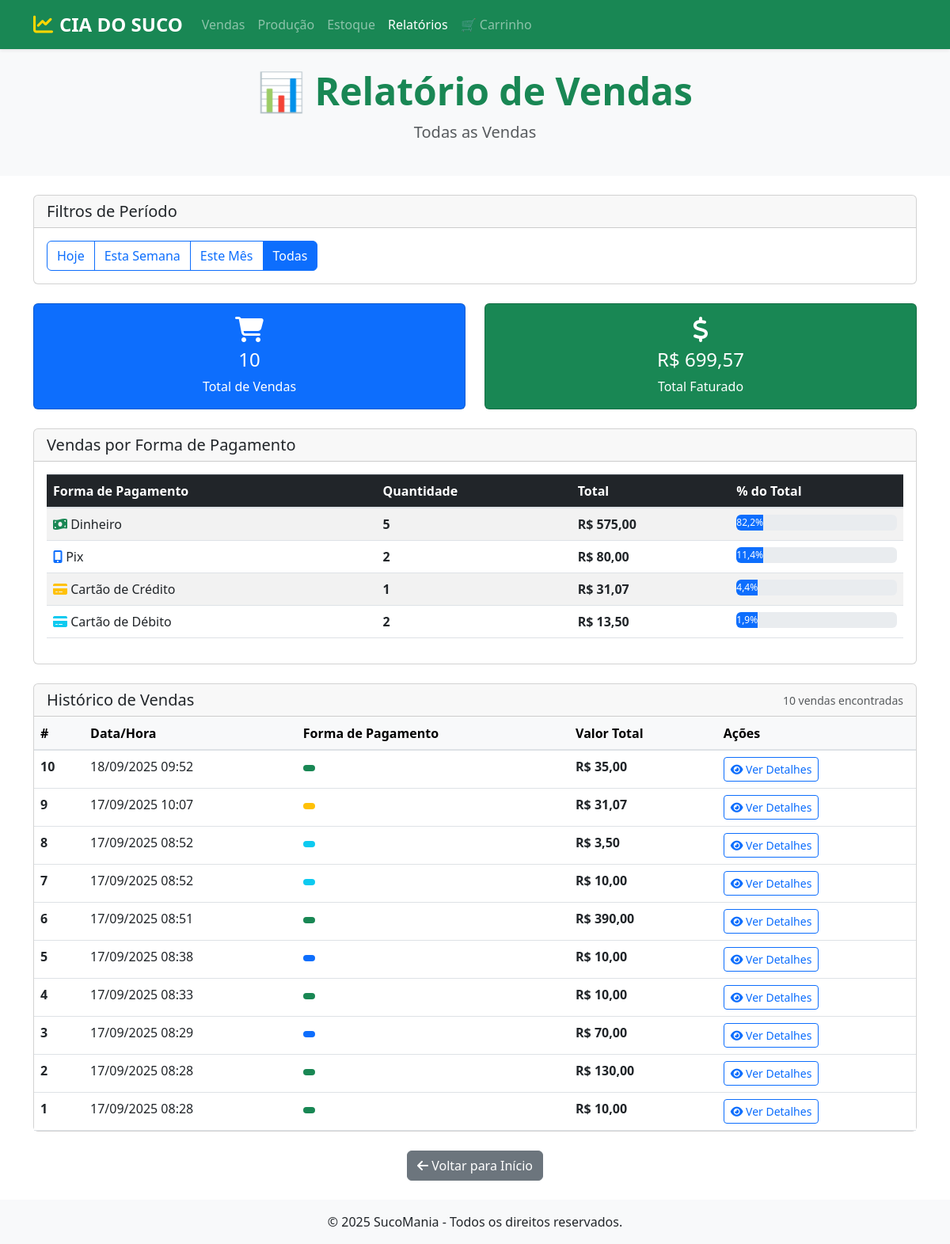
Page /relatorio/?periodo=todos on the committed database.
### sucos/models.py (models this page shows, shortened)
class Venda(models.Model):
    user = models.ForeignKey(User, on_delete=models.SET_NULL, null=True)
    data = models.DateTimeField()
    forma_pagamento = models.CharField(max_length=30)
    valor_total = models.DecimalField(max_digits=10, decimal_places=2)

### sucos/views.py (the view)
# urls.py: path('relatorio/', RelatorioView.as_view(), name = 'relatorio'),
class RelatorioView(TemplateView):
    template_name = 'relatorio.html'
    def get_context_data(self, **kwargs):
        context = super().get_context_data(**kwargs)
        hoje = timezone.now().date()
        periodo = self.request.GET.get('periodo', 'hoje')
        vendas = Venda.objects.all()
        if periodo == 'hoje':
            vendas = vendas.filter(data__date=hoje)
            titulo_periodo = "Hoje"
        elif periodo == 'semana':
            inicio_semana = hoje - timedelta(days=hoje.weekday())
            vendas = vendas.filter(data__date__gte=inicio_semana)
            titulo_periodo = "Esta Semana"
        elif periodo == 'mes':
            vendas = vendas.filter(data__year=hoje.year, data__month=hoje.month)
            titulo_periodo = "Este Mês"
        else:
            titulo_periodo = "Todas as Vendas"
        total_vendido = vendas.aggregate(total=Sum('valor_total'))['total'] or 0
        total_vendas = vendas.count()
        formas_pagamento = vendas.values('forma_pagamento').annotate(
            total=Sum('valor_total'),
            quantidade=Count('id')
        ).order_by('-total')
        for forma in formas_pagamento:
            if total_vendido > 0:
                forma['percentual'] = (forma['total'] / total_vendido) * 100
            else:
                forma['percentual'] = 0
            forma_nome = {
                'pix': 'Pix',
                'dinheiro': 'Dinheiro',
                'debito': 'Cartão de Débito',
                'credito': 'Cartão de Crédito'
            }.get(forma['forma_pagamento'], forma['forma_pagamento'])
            forma['nome'] = forma_nome
        context.update({
            'vendas': vendas.order_by('-data'),
            'total_vendido': total_vendido,
            'total_vendas': total_vendas,
            'formas_pagamento': formas_pagamento,
            'periodo': periodo,
            'titulo_periodo': titulo_periodo,
        })
        return context

### sucos/templates/relatorio.html (shortened to what this page needs)
{% extends 'venda.html' %}
{% block menu %}
<nav class="navbar navbar-expand-lg navbar-dark bg-success shadow-sm">
    <div class="container">
        <a class="navbar-brand d-flex align-items-center" href="{% url 'inicio' %}">
            <i class="fas fa-chart-line fa-lg me-2" style="color: #FFD700;"></i>
            <span class="fw-bold fs-4">CIA DO SUCO</span>
        </a>
        <div class="collapse navbar-collapse">
            <ul class="navbar-nav me-auto">
                <li class="nav-item"><a class="nav-link" href="{% url 'venda' %}">Vendas</a></li>
                <li class="nav-item"><a class="nav-link" href="{% url 'sucos-producao' %}">Produção</a></li>
                <li class="nav-item"><a class="nav-link" href="{% url 'estoque' %}">Estoque</a></li>
                <li class="nav-item"><a class="nav-link active" href="{% url 'relatorio' %}">Relatórios</a></li>
                <li class="nav-item"><a class="nav-link" href="{% url 'ver_carrinho' %}">🛒 Carrinho</a></li>
            </ul>
        </div>
    </div>
</nav>
<div class="bg-light py-4 text-center">
    <div class="container">
        <h1 class="display-5 text-success fw-bold">📊 Relatório de Vendas</h1>
        <p class="lead text-muted">{{ titulo_periodo }}</p>
    </div>
</div>
{% endblock %}
{% block conteudo %}
<div class="container my-4">
    <div class="card mb-4">
        <div class="card-header">
            <h5 class="mb-0">Filtros de Período</h5>
        </div>
        <div class="card-body">
            <div class="btn-group" role="group">
                <a href="?periodo=hoje" class="btn {% if periodo == 'hoje' %}btn-primary{% else %}btn-outline-primary{% endif %}">Hoje</a>
                <a href="?periodo=semana" class="btn {% if periodo == 'semana' %}btn-primary{% else %}btn-outline-primary{% endif %}">Esta Semana</a>
                <a href="?periodo=mes" class="btn {% if periodo == 'mes' %}btn-primary{% else %}btn-outline-primary{% endif %}">Este Mês</a>
                <a href="?periodo=todos" class="btn {% if periodo == 'todos' %}btn-primary{% else %}btn-outline-primary{% endif %}">Todas</a>
            </div>
        </div>
    </div>
    <div class="row mb-4">
        <div class="col-md-6">
            <div class="card text-center bg-primary text-white">
                <div class="card-body">
                    <i class="fas fa-shopping-cart fa-2x mb-2"></i>
                    <h4>{{ total_vendas }}</h4>
                    <p class="mb-0">Total de Vendas</p>
                </div>
            </div>
        </div>
        <div class="col-md-6">
            <div class="card text-center bg-success text-white">
                <div class="card-body">
                    <i class="fas fa-dollar-sign fa-2x mb-2"></i>
                    <h4>R$ {{ total_vendido|floatformat:2 }}</h4>
                    <p class="mb-0">Total Faturado</p>
                </div>
            </div>
        </div>
    </div>
    <div class="card mb-4">
        <div class="card-header">
            <h5 class="mb-0">Vendas por Forma de Pagamento</h5>
        </div>
        <div class="card-body">
            {% if formas_pagamento %}
                <div class="table-responsive">
                    <table class="table table-striped">
                        <thead class="table-dark">
                            <tr>
                                <th>Forma de Pagamento</th>
                                <th>Quantidade</th>
                                <th>Total</th>
                                <th>% do Total</th>
                            </tr>
                        </thead>
                        <tbody>
                            {% for forma in formas_pagamento %}
                            <tr>
                                <td>
                                    {% if forma.forma_pagamento == 'pix' %}
                                        <i class="fas fa-mobile-alt text-primary"></i> {{ forma.nome }}
                                    {% elif forma.forma_pagamento == 'dinheiro' %}
                                        <i class="fas fa-money-bill-wave text-success"></i> {{ forma.nome }}
                                    {% elif forma.forma_pagamento == 'debito' %}
                                        <i class="fas fa-credit-card text-info"></i> {{ forma.nome }}
                                    {% elif forma.forma_pagamento == 'credito' %}
                                        <i class="fas fa-credit-card text-warning"></i> {{ forma.nome }}
                                    {% else %}
                                        {{ forma.nome }}
                                    {% endif %}
                                </td>
                                <td><strong>{{ forma.quantidade }}</strong></td>
                                <td><strong>R$ {{ forma.total|floatformat:2 }}</strong></td>
                                <td>
                                    <div class="progress" style="height: 20px;">
                                        <div class="progress-bar"
                                             style="width: {{ forma.percentual|default:0 }}%;"
                                             role="progressbar">
                                            {{ forma.percentual|floatformat:1 }}%
                                        </div>
                                    </div>
                                </td>
                            </tr>
                            {% endfor %}
                        </tbody>
                    </table>
                </div>
            {% else %}
                <p class="text-muted text-center">Nenhuma venda encontrada para este período.</p>
            {% endif %}
        </div>
    </div>
    {% if vendas %}
    <div class="card">
        <div class="card-header d-flex justify-content-between align-items-center">
            <h5 class="mb-0">Histórico de Vendas</h5>
            <small class="text-muted">{{ total_vendas }} venda{{ total_vendas|pluralize:"s" }} encontrada{{ total_vendas|pluralize:"s" }}</small>
        </div>
        <div class="card-body p-0">
            <div class="table-responsive">
                <table class="table table-hover mb-0">
                    <thead class="table-light">
                        <tr>
                            <th>#</th>
                            <th>Data/Hora</th>
                            <th>Forma de Pagamento</th>
                            <th>Valor Total</th>
                            <th>Ações</th>
                        </tr>
                    </thead>
                    <tbody>
                        {% for venda in vendas %}
                        <tr>
                            <td><strong>{{ venda.id }}</strong></td>
                            <td>{{ venda.data|date:"d/m/Y H:i" }}</td>
                            <td>
                                <span class="badge
                                    {% if venda.forma_pagamento == 'pix' %}bg-primary
                                    {% elif venda.forma_pagamento == 'dinheiro' %}bg-success
                                    {% elif venda.forma_pagamento == 'debito' %}bg-info
                                    {% elif venda.forma_pagamento == 'credito' %}bg-warning
                                    {% else %}bg-secondary{% endif %}">
                                </span>
                            </td>
                            <td><strong>R$ {{ venda.valor_total|floatformat:2 }}</strong></td>
                            <td>
                                <button class="btn btn-sm btn-outline-primary"
                                        data-bs-toggle="modal"
                                        data-bs-target="#vendaModal{{ venda.id }}">
                                    <i class="fas fa-eye"></i> Ver Detalhes
                                </button>
                            </td>
                        </tr>
                        {% endfor %}
                    </tbody>
                </table>
            </div>
        </div>
    </div>
    {% endif %}
    <div class="mt-4 text-center">
        <a href="{% url 'inicio' %}" class="btn btn-secondary">
            <i class="fas fa-arrow-left"></i> Voltar para Início
        </a>
    </div>
</div>
{% endblock %}

### rows in the picture
Venda: id "10", data "18/09/2025 09:52", valor_total "35,00"
Venda: id "9", data "17/09/2025 10:07", valor_total "31,07"
Venda: id "8", data "17/09/2025 08:52", valor_total "3,50"
Venda: id "7", data "17/09/2025 08:52", valor_total "10,00"
Venda: id "6", data "17/09/2025 08:51", valor_total "390,00"
Venda: id "5", data "17/09/2025 08:38", valor_total "10,00"
Venda: id "4", data "17/09/2025 08:33", valor_total "10,00"
Venda: id "3", data "17/09/2025 08:29", valor_total "70,00"
Venda: id "2", data "17/09/2025 08:28", valor_total "130,00"
Venda: id "1", data "17/09/2025 08:28", valor_total "10,00"

### other values in the picture
{{ titulo_periodo }} "Todas as Vendas"
{{ total_vendas }} "10"
{{ total_vendido|floatformat:2 }} "699,57"
